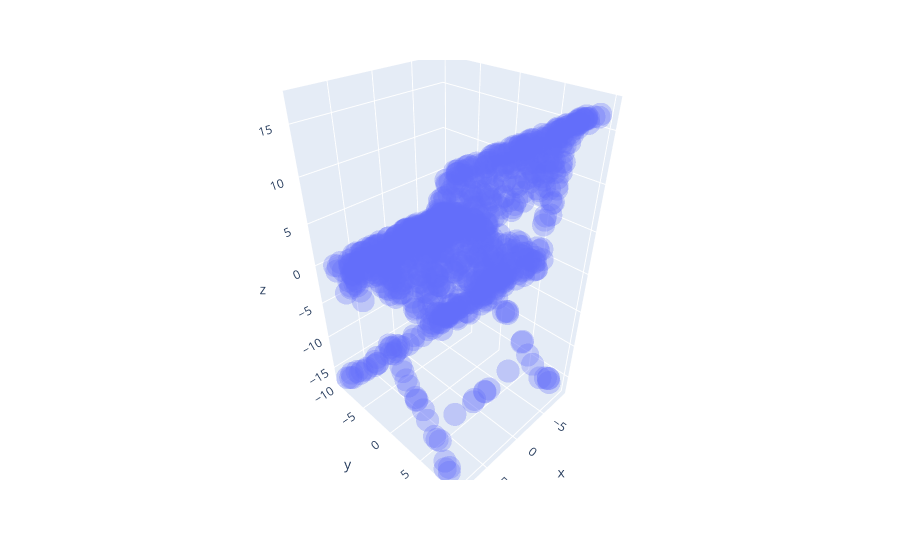

The code cell stored with this chart in its notebook:
### Markdown cell above
Let's use plotly to inspect the data ...

### Code cell
#!pip install plotly --quiet
import plotly.express as px

def plot_3d_shape(shape):
    print("Number of data points: ", shape.pos.shape[0])
    x = shape.pos[:, 0]
    y = shape.pos[:, 1]
    z = shape.pos[:, 2]
    fig = px.scatter_3d(x=x, y=y, z=z, opacity=0.3)
    fig.show()

# Pick a sample
sample_idx = 2
plot_3d_shape(dataset[sample_idx])

### Figure 1 — Plotly figure (JSON) as saved in the notebook; plotly's stock layout.template omitted (floating-point values rounded to 4 significant figures; data arrays with more than 128 entries replaced by an {"elided": "..."} marker saying what was removed)
{"data": [{"hovertemplate": "x=%{x}<br>y=%{y}<br>z=%{z}<extra></extra>", "legendgroup": "", "marker": {"color": "#636efa", "opacity": 0.3, "symbol": "circle"}, "mode": "markers", "name": "", "scene": "scene", "showlegend": false, "type": "scatter3d", "x": {"elided": "1024 float values"}, "y": {"elided": "1024 float values"}, "z": {"elided": "1024 float values"}}], "layout": {"legend": {"tracegroupgap": 0}, "margin": {"t": 60}, "scene": {"domain": {"x": [0, 1], "y": [0, 1]}, "xaxis": {"title": {"text": "x"}}, "yaxis": {"title": {"text": "y"}}, "zaxis": {"title": {"text": "z"}}}}}
